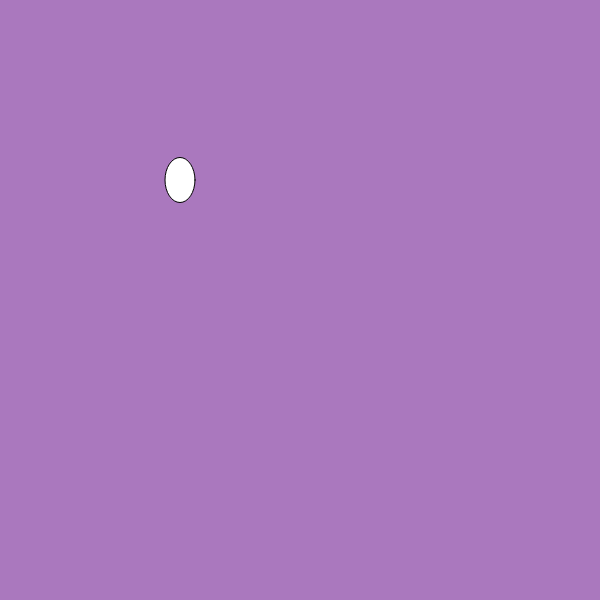
Frame 1 (no input)
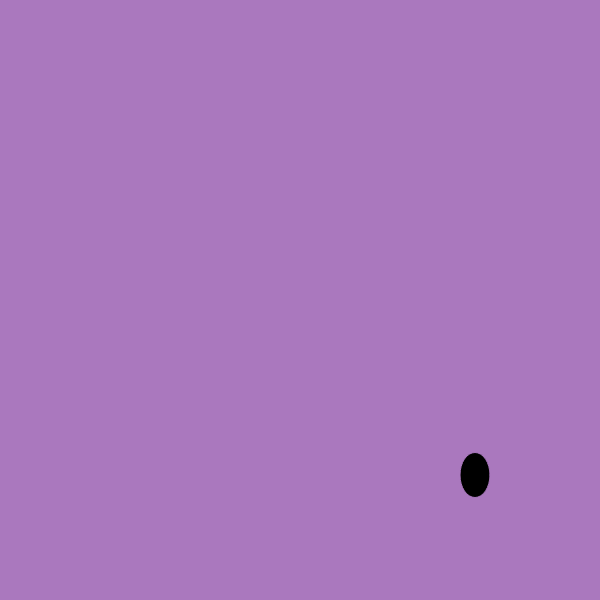
Frame 60 (no input)
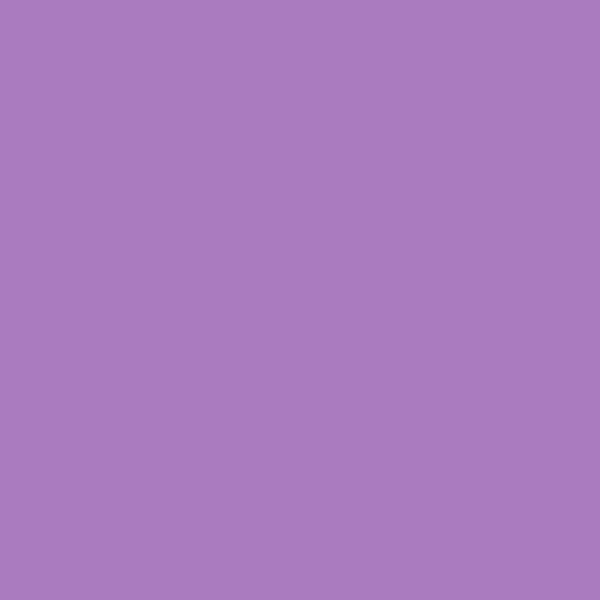
Frame 120 (the mouse pressed at the canvas centre since frame 60)

The p5.js sketch that drew these frames (run headless with seeded random() and noise() and a simulated clock; from frame 60 on, the mouse is pressed at the canvas centre):

// p5.js sketch
// ── sketch.js
//position variables
var posX= 180;
var posY = 180;
// speed variables
var speedX = 5;
var speedY = 5;

function setup() {
 var myCanvas = createCanvas(600,600);
 frameRate(20); // 20 frames per second
}
function draw() {
 background(170,120,190);
 ellipse(posX, posY, 30, 45); // draw a small circle
 //change the position by adding to the position
stroke(170,120,190);
fill(0,0,0);
 posX = posX + speedX;
 posY = posY + speedY;
}
function mouseClicked() {
// when the user clicks the mouse,
// put the position of the object where the mouse is
posX = mouseX;
posY = mouseY;
// and make the speed a small fraction of the position
speedX = round(mouseX/100);
speedY = round(mouseY/100);
}
